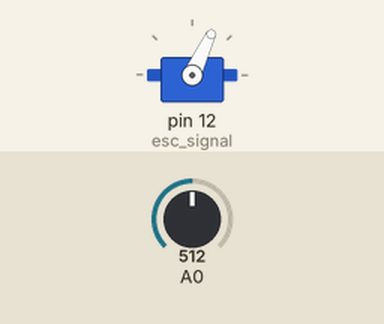
Recording of a sketch running on a simulated Arduino Uno, built with avr-gcc and run on an emulated ATmega328P. Parts: servo. Inputs (shaded band) come from the test bench; at power-on: A0 = 512.

Above: at 4.2 s.
4.3 s: A0 set to 716
At 5.5 s:
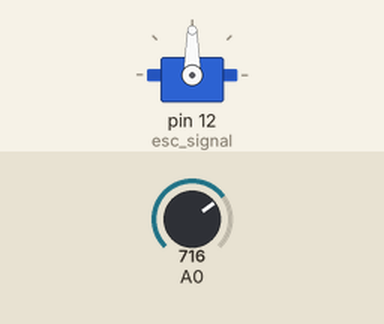
5.8 s: A0 set to 900
At 7.0 s:
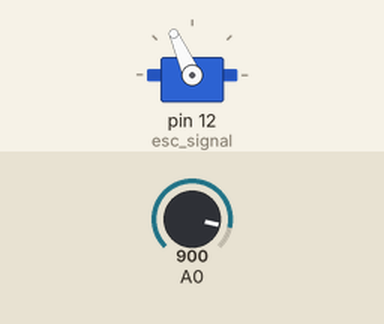
7.3 s: A0 set to 1023
At 7.8 s:
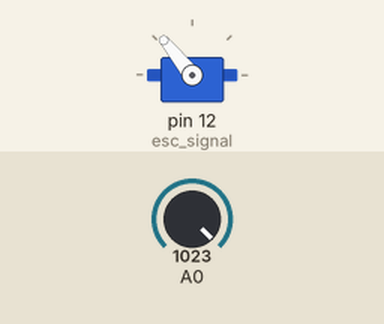
8.8 s: A0 set to 122
At 9.2 s:
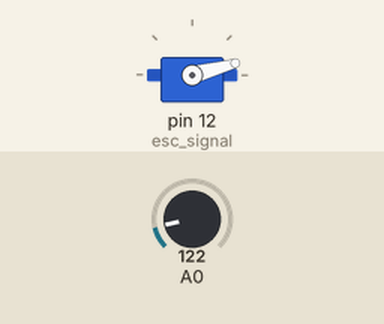
Timing chart, 0 to 11.3 s (numbered marks = the images above; inputs shaded):
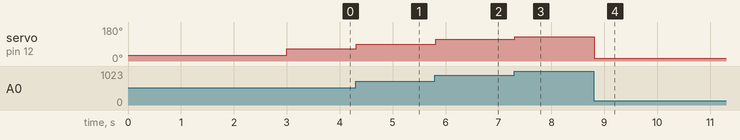

The sketch:

bldc_driver.ino
```cpp
#include <Servo.h>
Servo esc_signal;

void setup()
{
  esc_signal.attach(12);  //Specify here the pin number on which the signal pin of ESC is connected.
  esc_signal.write(30);   //ESC arm command. ESCs won't start unless input speed is less during initialization.
  delay(3000);            //ESC initialization delay.
}

float a;
int s;

void loop()
{
  a = analogRead(0);
  s = (a/1024)*130;
  esc_signal.write(s);    //Vary this between 40-130 to change the speed of motor. Higher value, higher speed.
  delay(15);
}
```

Measured:
- after the input at 4.3 s, servo on pin 12 (esc_signal): 65° → 90° at once
- after the input at 5.8 s, servo on pin 12 (esc_signal): 90° → 114° at once
- after the input at 7.3 s, servo on pin 12 (esc_signal): 114° → 129° at once
- after the input at 8.8 s, servo on pin 12 (esc_signal): 129° → 15° at once
